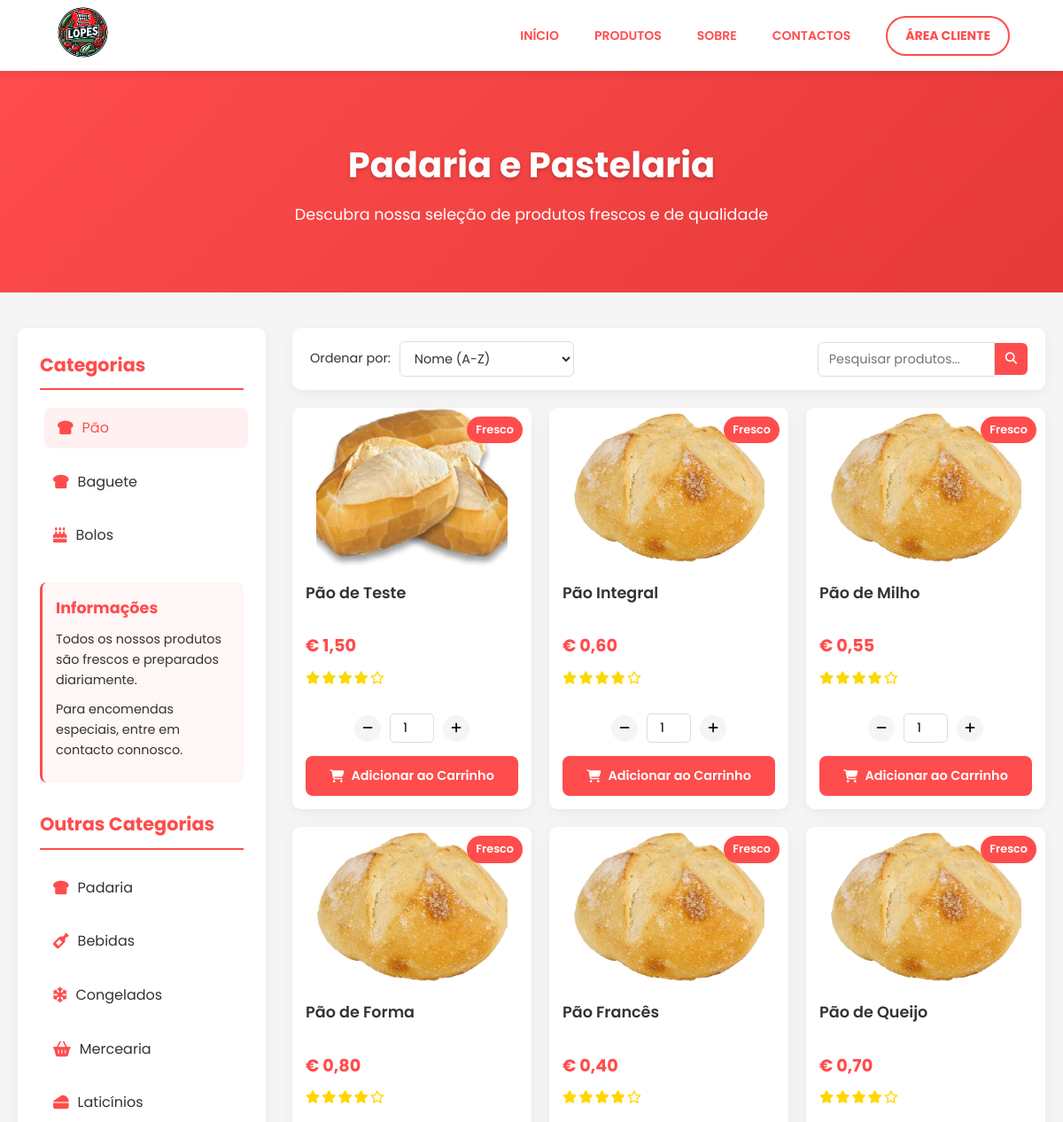
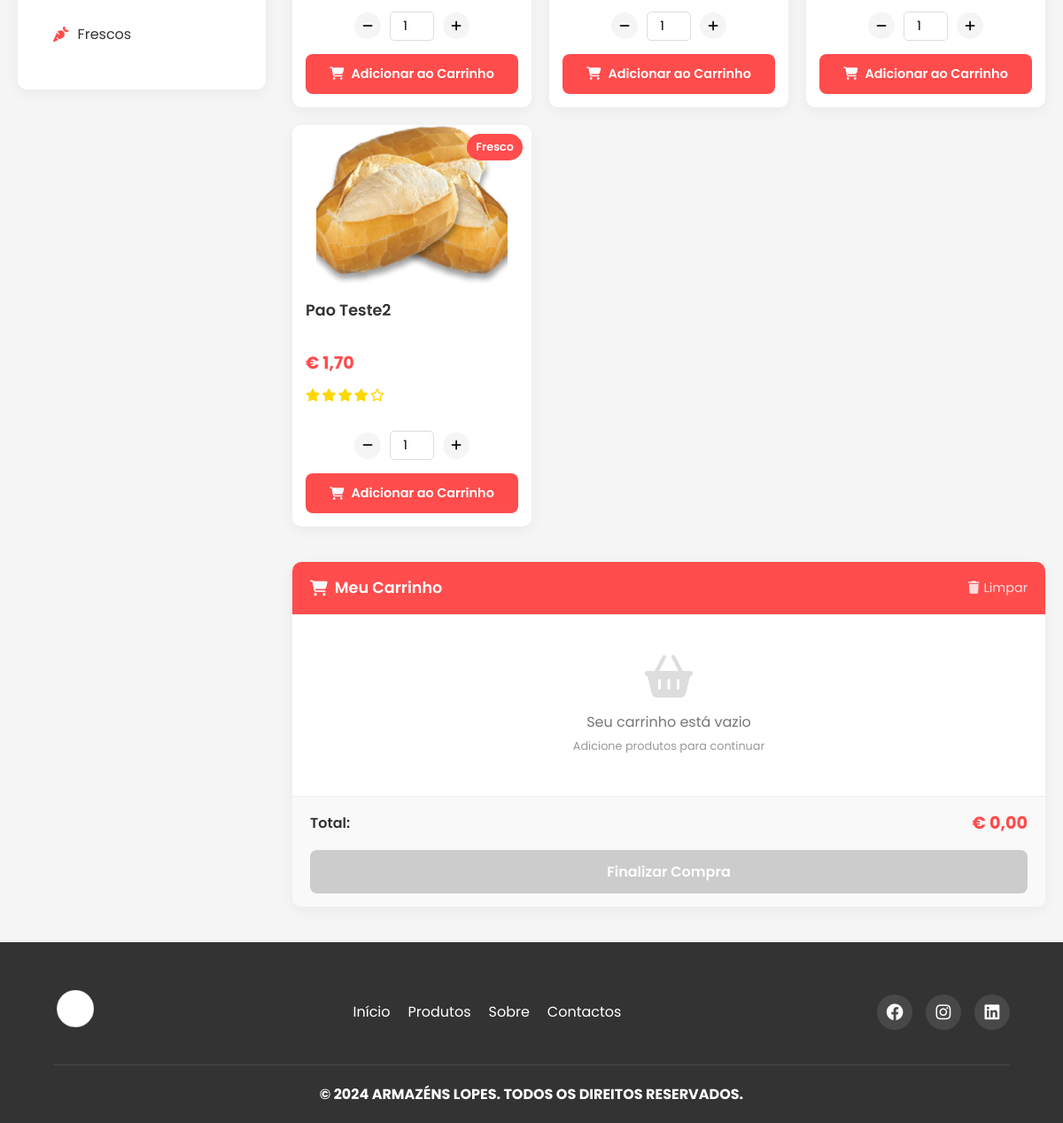
The app's page /produtos/padaria/padaria1.php (signed in) with its own data (2 pictures, top to bottom).
### tables this page shows
CREATE TABLE IF NOT EXISTS `produtos` (
  `id` int(11) NOT NULL AUTO_INCREMENT,
  `nome` varchar(100) NOT NULL,
  `descricao` text DEFAULT NULL,
  `preco` decimal(10,2) NOT NULL,
  `imagem` varchar(255) DEFAULT NULL,
  `categoria` varchar(50) DEFAULT NULL,
  PRIMARY KEY (`id`)
);

### produtos/padaria/padaria1.php (the view, shortened to what this page needs)
<?php
include('../db_connect.php');
if (isset($_SESSION['email'])) {
    $redirectUrl = "../../client/dashboard.php";
} else {
    $redirectUrl = "../../login/login.php";
}
$categoria = "pao";
$sql = "SELECT * FROM produtos WHERE categoria = '$categoria'";
$result = $conn->query($sql);
?>
<!DOCTYPE html>
<html lang="pt-PT">
<head>
    <link rel="stylesheet" href="../styles/style.css">
    <link rel="stylesheet" href="https://cdnjs.cloudflare.com/ajax/libs/font-awesome/6.4.0/css/all.min.css">
</head>
<body>
    <header>
        <div id="headerimg">
            <a href="../../index.php"><img src="../../img/logolopes.png" alt="Logo Armazéns Lopes"></a>
        </div>
        <div id="headerselect">
            <a href="../../index.php">INÍCIO</a>
            <a href="../../index.php#container2">PRODUTOS</a>
            <a href="../../index.php#sobre">SOBRE</a>
            <a href="../../index.php#container6">CONTACTOS</a>
            <button id="buttonheader" onclick="window.location.href='<?php echo $redirectUrl; ?>'"><strong>ÁREA CLIENTE</strong></button>
        </div>
    </header>
    <div class="page-banner">
        <div class="banner-content">
            <h1>Padaria e Pastelaria</h1>
            <p>Descubra nossa seleção de produtos frescos e de qualidade</p>
        </div>
    </div>
    <main>
        <div class="main-container">
            <div class="sidebar">
                <h3>Categorias</h3>
                <ul>
                    <li><a href="padaria1.php" class="active"><i class="fas fa-bread-slice"></i> Pão</a></li>
                    <li><a href="padaria2.php"><i class="fas fa-bread-slice"></i> Baguete</a></li>
                    <li><a href="padaria3.php"><i class="fas fa-birthday-cake"></i> Bolos</a></li>
                </ul>
                <div class="sidebar-info">
                    <h4>Informações</h4>
                    <p>Todos os nossos produtos são frescos e preparados diariamente.</p>
                    <p>Para encomendas especiais, entre em contacto connosco.</p>
                </div>
                <h3>Outras Categorias</h3>
                <ul>
                    <li><a href="../padaria/padaria1.php"><i class="fas fa-bread-slice"></i>Padaria</a></li>
                    <li><a href="../bebidas/bebidas.php"><i class="fas fa-wine-bottle"></i>Bebidas</a></li>
                    <li><a href="../congelados/congelados.php"><i class="fas fa-snowflake"></i>Congelados</a></li>
                    <li><a href="../mercearia/mercearia.php"><i class="fas fa-shopping-basket"></i>Mercearia</a></li>
                    <li><a href="../laticinios/laticinios.php"><i class="fas fa-cheese"></i>Laticínios</a></li>
                    <li><a href="../frescos/frescos.php"><i class="fas fa-carrot"></i>Frescos</a></li>
                </ul>
            </div>
            <div class="content-wrapper">
                <div class="product-filters">
                    <div class="filter-group">
                        <label for="sort-by">Ordenar por:</label>
                        <select id="sort-by">
                            <option value="name-asc">Nome (A-Z)</option>
                        </select>
                    </div>
                    <div class="search-products">
                        <input type="text" id="search-input" placeholder="Pesquisar produtos...">
                        <button id="search-btn"><i class="fas fa-search"></i></button>
                    </div>
                </div>
                <div class="product-container">
                    <?php
                    if ($result->num_rows > 0) {
                        while ($row = $result->fetch_assoc()) {
                            echo "<div class='product' data-id='" . $row["id"] . "' data-name='" . $row["nome"] . "' data-price='" . $row["preco"] . "'>";
                            echo "<div class='product-badge'>Fresco</div>";
                            echo "<div class='img-container'>";
                            echo "<img src='" . $row["imagem"] . "' alt='" . $row["nome"] . "'>";
                            echo "</div>";
                            echo "<div class='product-info'>";
                            echo "<h4>" . $row["nome"] . "</h4>";
                            echo "<p class='price'>€ " . number_format($row["preco"], 2, ',', '.') . "</p>";
                            echo "<div class='product-rating'>";
                            echo "<i class='fas fa-star'></i>";
                            echo "<i class='fas fa-star'></i>";
                            echo "<i class='fas fa-star'></i>";
                            echo "<i class='fas fa-star'></i>";
                            echo "<i class='far fa-star'></i>";
                            echo "<span>(4.0)</span>";
                            echo "</div>";
                            echo "</div>";
                            echo "<div class='quantity'>";
                            echo "<button class='btn-minus' data-id='" . $row["id"] . "'><i class='fas fa-minus'></i></button>";
                            echo "<input type='number' value='1' min='1' class='quantity-input' id='qty-" . $row["id"] . "' />";
                            echo "<button class='btn-plus' data-id='" . $row["id"] . "'><i class='fas fa-plus'></i></button>";
                            echo "</div>";
                            echo "<button class='btn-order' data-id='" . $row["id"] . "' data-name='" . $row["nome"] . "' data-price='" . $row["preco"] . "' data-image='" . $row["imagem"] . "'>";
                            echo "<i class='fas fa-shopping-cart'></i> Adicionar ao Carrinho</button>";
                            echo "</div>";
                        }
                    } else {
                        echo "<div class='no-products'>";
                        echo "<i class='fas fa-exclamation-circle'></i>";
                        echo "<p>Nenhum produto encontrado</p>";
                        echo "<p>Tente outra categoria ou volte mais tarde</p>";
                        echo "</div>";
                    }
                    ?>
                </div>
                <div class="cart-container">
                    <div class="cart-header">
                        <h3><i class="fas fa-shopping-cart"></i> Meu Carrinho</h3>
                        <button id="clear-cart"><i class="fas fa-trash"></i> Limpar</button>
                    </div>
                    <div class="cart-items">
                    </div>
                    <div class="cart-footer">
                        <div class="cart-total">
                            <span>Total:</span>
                            <span id="cart-total-value">€ 0,00</span>
                        </div>
                        <button id="checkout-btn" disabled>Finalizar Compra</button>
                    </div>
                </div>
            </div>
        </div>
    </main>
    <footer>
        <div class="footer-content">
            <div class="footer-logo">
                <img src="../../img/logolopes.png" alt="Logo Armazéns Lopes" width="50">
            </div>
            <div class="footer-links">
                <a href="../../index.php">Início</a>
                <a href="../../index.php#container2">Produtos</a>
                <a href="../../index.php#sobre">Sobre</a>
                <a href="../../index.php#container6">Contactos</a>
            </div>
            <div class="footer-social">
                <a href="#"><i class="fab fa-facebook"></i></a>
                <a href="#"><i class="fab fa-instagram"></i></a>
                <a href="#"><i class="fab fa-linkedin"></i></a>
            </div>
        </div>
        <div class="footer-bottom">
            <p><strong>© 2024 ARMAZÉNS LOPES. TODOS OS DIREITOS RESERVADOS.</strong></p>
        </div>
    </footer>
</body>
</html>

### records on screen
produtos: imagem (picture), nome "Pão de Teste", preco "1,50", id "1"
produtos: imagem (picture), nome "Pão Integral", preco "0,60"
produtos: imagem (picture), nome "Pão de Milho", preco "0,55"
produtos: imagem (picture), nome "Pão de Forma", preco "0,80"
produtos: imagem (picture), nome "Pão Francês", preco "0,40"
produtos: imagem (picture), nome "Pão de Queijo", preco "0,70"
produtos: imagem (picture), nome "Pao Teste2", preco "1,70"
